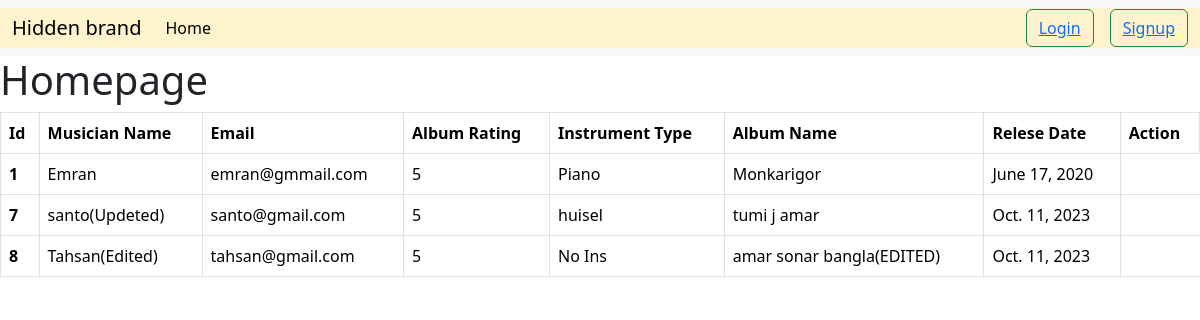
The page / on the database its author committed.
### album/models.py (models this page shows, shortened)
class Album(models.Model):
    album_name = models.CharField(max_length=100)
    musician=models.ForeignKey(Musician,on_delete=models.CASCADE)
    album_relese_date = models.DateField()
    rating_choices = (
    ('1', '1'),
    ('2', '2'),
    ('3', '3'),
    ('4', '4'),
    ('5', '5'),
    )
    rating = models.CharField(max_length=100, choices=rating_choices)

### musician/models.py (models this page shows, shortened)
class Musician(models.Model):
    first_name = models.CharField(max_length=100)
    last_name = models.CharField(max_length=100)
    email=models.EmailField()
    phone_number=models.CharField(max_length=12)
    instrument_type=models.CharField(max_length=100)

### day2_musician_project/views.py (the view)
# urls.py: 2. Add a URL to urlpatterns:  path('', views.home, name='home')
def home(request):
    data=Album.objects.all()
    return render(request, 'home.html', {'data':data})

### templates/home.html (shortened to what this page needs)
{% extends "base.html" %}
{% block content %}
<h1>Homepage</h1>
<table class="table table-bordered">
    <thead>
      <tr>
        <th scope="col">Id</th>
        <th scope="col">Musician Name</th>
        <th scope="col">Email</th>
        <th scope="col">Album Rating</th>
        <th scope="col">Instrument Type</th>
        <th scope="col">Album Name</th>
        <th scope="col">Relese Date</th>
        <th scope="col">Action</th>
      </tr>
    </thead>
    <tbody>
        {% for item in data %}
      <tr>
        <th scope="row">{{item.id}}</th>
        {% if request.user.is_authenticated %}
        <td><a href="{% url 'edit_musician' item.musician.id %}">{{item.musician.first_name}}</a></td>
        {% else %}
        <td>{{item.musician.first_name}}</td>
        {% endif %}
        <td>{{item.musician.email}}</td>
        <td>{{item.rating}}</td>
        <td>{{item.musician.instrument_type}}</td>
        <td>{{item.album_name}}</td>
        <td>{{item.album_relese_date}}</td>
      </tr>
      {% endfor %}
    </tbody>
  </table>
{% endblock %}

### templates/base.html (shortened to what this page needs)
<!DOCTYPE html>
<html lang="en">
<head>
    <link rel="stylesheet" href="https://cdn.jsdelivr.net/npm/bootstrap@5.3.2/dist/css/bootstrap.min.css">
</head>
<body>
    <nav class="navbar navbar-expand-md bg-body-tertiary">
        <div class="container-fluid bg-warning-subtle">
          <div class="collapse navbar-collapse" id="navbarTogglerDemo01">
            <a class="navbar-brand" href="#">Hidden brand</a>
            <ul class="navbar-nav me-auto mb-2 mb-lg-0">
              <li class="nav-item">
                <a class="nav-link active" aria-current="page" href="{% url 'home' %}">Home</a>
              </li>
            </ul>
            {% if request.user.is_authenticated %}
            <form class="d-flex ">
              <button class="btn btn-outline-success mx-3 text-decoration-none" ><a href="{% url 'home' %}">Profile</a></button>
              <button class="btn btn-outline-success text-decoration-none" ><a href="{% url 'logout' %}">Logout</a></button>
            </form>
            {% else %}
            <form class="d-flex ">
              <button class="btn btn-outline-success mx-3 text-decoration-none" ><a href="{% url 'login' %}">Login</a></button>
              <button class="btn btn-outline-success text-decoration-none" ><a href="{% url 'signup' %}">Signup</a></button>
            </form>
            {% endif %}
          </div>
        </div>
      </nav>
{% block content%}
{% endblock %}
</body>
</html>

### rows shown on the page
Album: id "1", musician.first_name "Emran", musician.email "emran@gmmail.com", rating "5", musician.instrument_type "Piano", album_name "Monkarigor", album_relese_date "June 17, 2020"
Album: id "7", musician.first_name "santo(Updeted)", musician.email "santo@gmail.com", rating "5", musician.instrument_type "huisel", album_name "tumi j amar", album_relese_date "Oct. 11, 2023"
Album: id "8", musician.first_name "Tahsan(Edited)", musician.email "tahsan@gmail.com", rating "5", musician.instrument_type "No Ins", album_name "amar sonar bangla(EDITED)", album_relese_date "Oct. 11, 2023"
